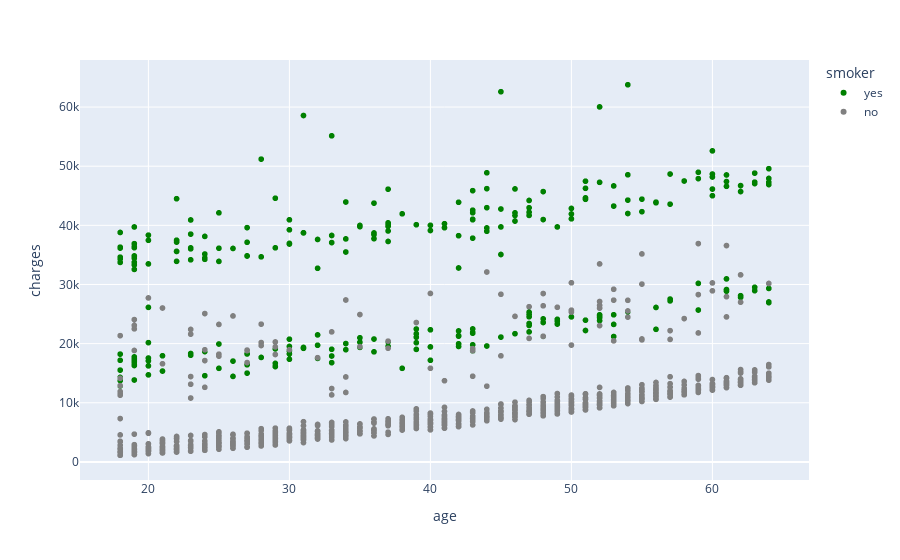

The code cell stored with this chart in its notebook:
### Code cell
px.scatter(df, x ="age", y="charges", color="smoker", 
             color_discrete_sequence=["green", "grey"])

### Figure 1 — Plotly figure (JSON) as saved in the notebook; plotly's stock layout.template omitted (floating-point values rounded to 4 significant figures; data arrays with more than 128 entries replaced by an {"elided": "..."} marker saying what was removed)
{"data": [{"hovertemplate": "smoker=yes<br>age=%{x}<br>charges=%{y}<extra></extra>", "legendgroup": "yes", "marker": {"color": "green", "symbol": "circle"}, "mode": "markers", "name": "yes", "showlegend": true, "type": "scattergl", "x": {"elided": "274 int values"}, "xaxis": "x", "y": {"elided": "274 float values"}, "yaxis": "y"}, {"hovertemplate": "smoker=no<br>age=%{x}<br>charges=%{y}<extra></extra>", "legendgroup": "no", "marker": {"color": "grey", "symbol": "circle"}, "mode": "markers", "name": "no", "showlegend": true, "type": "scattergl", "x": {"elided": "1064 int values"}, "xaxis": "x", "y": {"elided": "1064 float values"}, "yaxis": "y"}], "layout": {"autosize": true, "legend": {"title": {"text": "smoker"}, "tracegroupgap": 0}, "margin": {"t": 60}, "xaxis": {"anchor": "y", "autorange": true, "domain": [0, 1], "range": [14.81, 67.19], "title": {"text": "age"}, "type": "linear"}, "yaxis": {"anchor": "x", "autorange": true, "domain": [0, 1], "range": [-3729.0, 68620.0], "title": {"text": "charges"}, "type": "linear"}}}
